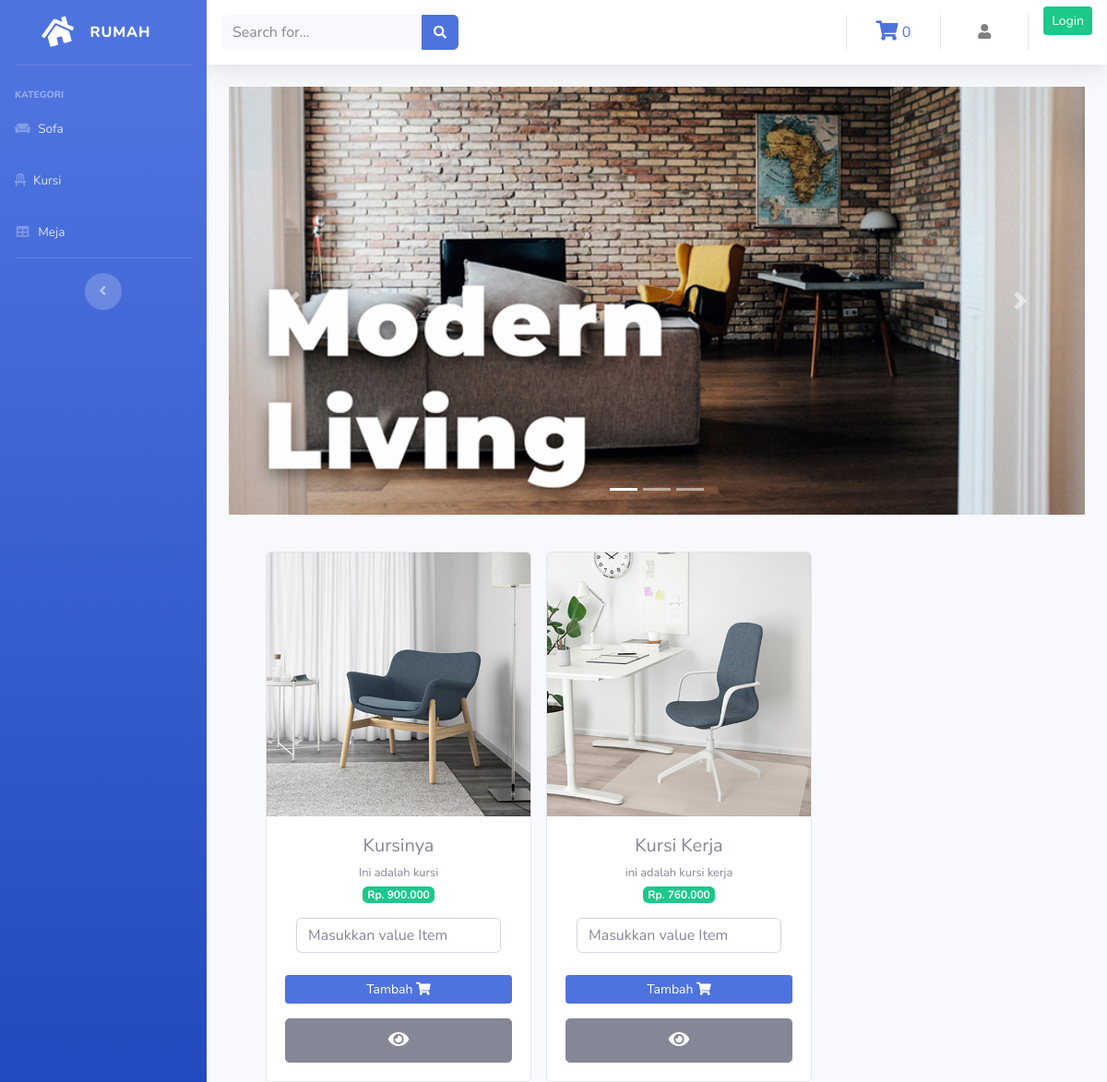
/Proyek/index.php/kategori/kursi, run on the app's committed database.
### tables this page shows
CREATE TABLE `product` (
  `id_barang` int(11) NOT NULL,
  `nama_barang` varchar(100) NOT NULL,
  `deskripsi` varchar(225) NOT NULL,
  `kategori` varchar(60) NOT NULL,
  `harga` int(100) NOT NULL,
  `stok` int(4) NOT NULL,
  `gambar` text NOT NULL
);

### Proyek/application/controllers/kategori.php (called while the page is built, shortened)
<?php
    class kategori extends CI_Controller {
        public function kursi()
        {
            $data['kursi'] = $this->model_kategori->data_kursi()->result();
            $this->load->view('Template/header');
            $this->load->view('Template/sidebar');
            $this->load->view('kursi', $data);
            $this->load->view('Template/footer');
        }
    }
?>

### Proyek/index.php (called while the page is built, shortened)
<?php
require_once BASEPATH.'core/CodeIgniter.php';

### Proyek/application/models/model_kategori.php (called while the page is built, shortened)
<?php
    class model_kategori extends CI_Model {
        public function data_kursi(){
            return $this->db->get_where("product", array('kategori'=>'kursi'));
        }
    }
?>

### Proyek/application/views/kursi.php (the view, shortened to what this page needs)
<div class="container-fluid">
    <div id="carouselExampleIndicators" class="carousel slide" data-ride="carousel">
    <ol class="carousel-indicators">
        <li data-target="#carouselExampleIndicators" data-slide-to="0" class="active"></li>
        <li data-target="#carouselExampleIndicators" data-slide-to="1"></li>
        <li data-target="#carouselExampleIndicators" data-slide-to="2"></li>
    </ol>
    <div class="carousel-inner">sss
        <div class="carousel-item active">
        <img src="<?php echo base_url('assets/img/Slide1.jpg') ?>" class="d-block w-100" alt="...">
        </div>
    </div>
    <a class="carousel-control-prev" href="#carouselExampleIndicators" role="button" data-slide="prev">
        <span class="carousel-control-prev-icon" aria-hidden="true"></span>
    </a>
    <a class="carousel-control-next" href="#carouselExampleIndicators" role="button" data-slide="next">
        <span class="carousel-control-next-icon" aria-hidden="true"></span>
    </a>
    </div>
    <div class="row text-center ml-4 mt-4">
        <?php foreach ($kursi as $brg) : ?>
            <div class="card ml-3 mt-3" style="width: 18rem;">
                <img src="<?php echo base_url().'/uploads/'.$brg->gambar ?>" class="card-img-top" alt="...">
                <div class="card-body">
                    <h5 class="card-title mb-1"><?php echo $brg->nama_barang ?></h5>
                    <small><?php echo $brg->deskripsi ?></small><br>
                    <span class="badge badge-success mb-3">Rp. <?php echo number_format ($brg->harga, 0,',','.') ?></span><br>
                    <form method="POST" action="<?php echo base_url().'Admin/tambah_keranjang/'.$brg->id_barang?>">
                            <div class="col-sm">
                                <input type="number" class="form-control" placeholder="Masukkan value Item" name="qty">
                            </div><br>
                            <button class="btn btn-primary btn-sm btn-block" type=submit>Tambah <i class="fas fa-shopping-cart"></i></button>
                       </form>
                    <?php echo anchor('Admin/detail/' .$brg->id_barang,'<div class="btn btn-secondary btn-lg btn-block"><i class="fas fa-eye"></i></div>') ?>
                </div>
            </div>
        <?php endforeach ?>
    </div>
</div>

### data on the page
product: gambar (picture), nama_barang "Kursinya", deskripsi "Ini adalah kursi", harga "900.000"
product: gambar (picture), nama_barang "Kursi Kerja", deskripsi "ini adalah kursi kerja", harga "760.000"

### other printed values
$this->cart->total_items() "0"
